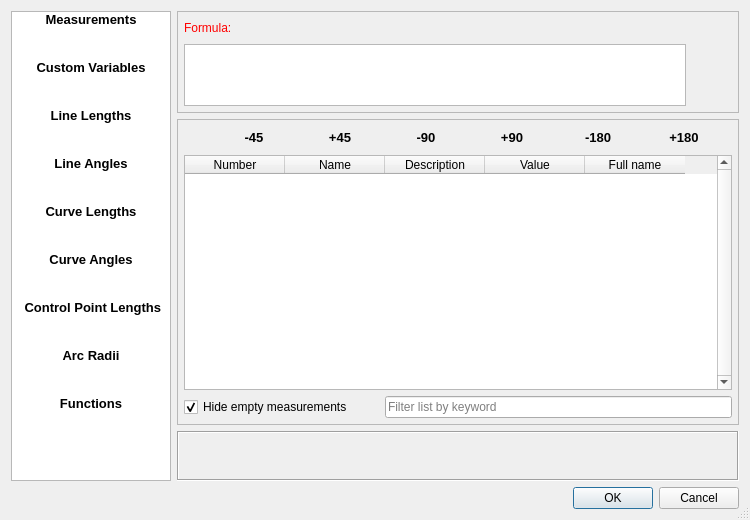
<?xml version="1.0" encoding="UTF-8"?>
<ui version="4.0">
 <class>EditFormulaDialog</class>
 <widget class="QDialog" name="EditFormulaDialog">
  <property name="windowModality">
   <enum>Qt::ApplicationModal</enum>
  </property>
  <property name="geometry">
   <rect>
    <x>0</x>
    <y>0</y>
    <width>750</width>
    <height>520</height>
   </rect>
  </property>
  <property name="sizePolicy">
   <sizepolicy hsizetype="Preferred" vsizetype="Fixed">
    <horstretch>0</horstretch>
    <verstretch>0</verstretch>
   </sizepolicy>
  </property>
  <property name="minimumSize">
   <size>
    <width>750</width>
    <height>520</height>
   </size>
  </property>
  <property name="maximumSize">
   <size>
    <width>16777215</width>
    <height>510</height>
   </size>
  </property>
  <property name="windowTitle">
   <string>Edit formula</string>
  </property>
  <property name="windowIcon">
   <iconset resource="../../../vmisc/share/resources/icon.qrc">
    <normaloff>:/tsvg/spectrum/Edit.tsvg</normaloff>:/tsvg/spectrum/Edit.tsvg</iconset>
  </property>
  <property name="sizeGripEnabled">
   <bool>true</bool>
  </property>
  <property name="modal">
   <bool>true</bool>
  </property>
  <layout class="QVBoxLayout" name="verticalLayout_7">
   <item>
    <layout class="QHBoxLayout" name="horizontalLayout_5">
     <item>
      <layout class="QVBoxLayout" name="verticalLayout_3">
       <property name="spacing">
        <number>0</number>
       </property>
       <property name="sizeConstraint">
        <enum>QLayout::SetFixedSize</enum>
       </property>
       <item>
        <widget class="QListWidget" name="menuTab_ListWidget">
         <property name="sizePolicy">
          <sizepolicy hsizetype="Fixed" vsizetype="Preferred">
           <horstretch>0</horstretch>
           <verstretch>0</verstretch>
          </sizepolicy>
         </property>
         <property name="minimumSize">
          <size>
           <width>160</width>
           <height>0</height>
          </size>
         </property>
         <property name="maximumSize">
          <size>
           <width>160</width>
           <height>16777215</height>
          </size>
         </property>
         <property name="font">
          <font>
           <pointsize>10</pointsize>
           <bold>true</bold>
          </font>
         </property>
         <property name="styleSheet">
          <string notr="true">color: rgb(255, 255, 255);
selection-color: rgb(230, 230, 230);
background-color: qlineargradient(spread:pad, x1:0, y1:0, x2:1, y2:0, stop:0 rgba(0, 0, 0, 255), stop:1 rgba(200, 200, 200, 255));

QListWidget::item:selected {
     border: 1px solid #6a6ea9;
 }
</string>
         </property>
         <property name="verticalScrollBarPolicy">
          <enum>Qt::ScrollBarAlwaysOff</enum>
         </property>
         <property name="horizontalScrollBarPolicy">
          <enum>Qt::ScrollBarAlwaysOff</enum>
         </property>
         <property name="autoScroll">
          <bool>false</bool>
         </property>
         <property name="autoScrollMargin">
          <number>0</number>
         </property>
         <property name="showDropIndicator" stdset="0">
          <bool>false</bool>
         </property>
         <property name="selectionBehavior">
          <enum>QAbstractItemView::SelectItems</enum>
         </property>
         <property name="iconSize">
          <size>
           <width>0</width>
           <height>0</height>
          </size>
         </property>
         <property name="textElideMode">
          <enum>Qt::ElideNone</enum>
         </property>
         <property name="resizeMode">
          <enum>QListView::Adjust</enum>
         </property>
         <property name="layoutMode">
          <enum>QListView::SinglePass</enum>
         </property>
         <property name="spacing">
          <number>0</number>
         </property>
         <property name="gridSize">
          <size>
           <width>180</width>
           <height>48</height>
          </size>
         </property>
         <property name="viewMode">
          <enum>QListView::ListMode</enum>
         </property>
         <property name="uniformItemSizes">
          <bool>false</bool>
         </property>
         <property name="batchSize">
          <number>100</number>
         </property>
         <property name="selectionRectVisible">
          <bool>false</bool>
         </property>
         <property name="itemAlignment">
          <set>Qt::AlignCenter</set>
         </property>
         <item>
          <property name="text">
           <string>Measurements</string>
          </property>
          <property name="font">
           <font>
            <pointsize>10</pointsize>
            <bold>true</bold>
           </font>
          </property>
          <property name="textAlignment">
           <set>AlignCenter</set>
          </property>
          <property name="background">
           <brush brushstyle="NoBrush">
            <color alpha="255">
             <red>255</red>
             <green>255</green>
             <blue>255</blue>
            </color>
           </brush>
          </property>
         </item>
         <item>
          <property name="text">
           <string>Custom Variables</string>
          </property>
          <property name="font">
           <font>
            <pointsize>10</pointsize>
           </font>
          </property>
          <property name="textAlignment">
           <set>AlignCenter</set>
          </property>
         </item>
         <item>
          <property name="text">
           <string>Line Lengths</string>
          </property>
          <property name="textAlignment">
           <set>AlignCenter</set>
          </property>
         </item>
         <item>
          <property name="text">
           <string>Line Angles</string>
          </property>
          <property name="textAlignment">
           <set>AlignCenter</set>
          </property>
         </item>
         <item>
          <property name="text">
           <string>Curve Lengths</string>
          </property>
          <property name="textAlignment">
           <set>AlignCenter</set>
          </property>
         </item>
         <item>
          <property name="text">
           <string>Curve Angles</string>
          </property>
          <property name="textAlignment">
           <set>AlignCenter</set>
          </property>
         </item>
         <item>
          <property name="text">
           <string> Control Point Lengths</string>
          </property>
          <property name="textAlignment">
           <set>AlignCenter</set>
          </property>
         </item>
         <item>
          <property name="text">
           <string>Arc Radii</string>
          </property>
          <property name="textAlignment">
           <set>AlignCenter</set>
          </property>
         </item>
         <item>
          <property name="text">
           <string>Functions</string>
          </property>
          <property name="textAlignment">
           <set>AlignCenter</set>
          </property>
         </item>
        </widget>
       </item>
      </layout>
     </item>
     <item>
      <layout class="QVBoxLayout" name="verticalLayout_2">
       <item>
        <widget class="QFrame" name="top_Frame">
         <property name="minimumSize">
          <size>
           <width>0</width>
           <height>0</height>
          </size>
         </property>
         <property name="maximumSize">
          <size>
           <width>16777215</width>
           <height>116</height>
          </size>
         </property>
         <property name="frameShape">
          <enum>QFrame::StyledPanel</enum>
         </property>
         <property name="frameShadow">
          <enum>QFrame::Sunken</enum>
         </property>
         <layout class="QVBoxLayout" name="verticalLayout_4">
          <property name="leftMargin">
           <number>6</number>
          </property>
          <property name="topMargin">
           <number>6</number>
          </property>
          <property name="rightMargin">
           <number>6</number>
          </property>
          <property name="bottomMargin">
           <number>6</number>
          </property>
          <item>
           <layout class="QHBoxLayout" name="horizontalLayout_2">
            <item alignment="Qt::AlignLeft">
             <widget class="QLabel" name="labelEditFormula">
              <property name="sizePolicy">
               <sizepolicy hsizetype="Fixed" vsizetype="Preferred">
                <horstretch>0</horstretch>
                <verstretch>0</verstretch>
               </sizepolicy>
              </property>
              <property name="palette">
               <palette>
                <active>
                 <colorrole role="WindowText">
                  <brush brushstyle="SolidPattern">
                   <color alpha="255">
                    <red>255</red>
                    <green>0</green>
                    <blue>0</blue>
                   </color>
                  </brush>
                 </colorrole>
                </active>
                <inactive>
                 <colorrole role="WindowText">
                  <brush brushstyle="SolidPattern">
                   <color alpha="255">
                    <red>255</red>
                    <green>0</green>
                    <blue>0</blue>
                   </color>
                  </brush>
                 </colorrole>
                </inactive>
                <disabled>
                 <colorrole role="WindowText">
                  <brush brushstyle="SolidPattern">
                   <color alpha="255">
                    <red>159</red>
                    <green>158</green>
                    <blue>158</blue>
                   </color>
                  </brush>
                 </colorrole>
                </disabled>
               </palette>
              </property>
              <property name="text">
               <string>Formula:</string>
              </property>
             </widget>
            </item>
            <item>
             <widget class="QLabel" name="labelResultCalculation">
              <property name="sizePolicy">
               <sizepolicy hsizetype="Expanding" vsizetype="Preferred">
                <horstretch>0</horstretch>
                <verstretch>0</verstretch>
               </sizepolicy>
              </property>
              <property name="minimumSize">
               <size>
                <width>80</width>
                <height>0</height>
               </size>
              </property>
              <property name="toolTip">
               <string>Value</string>
              </property>
              <property name="whatsThis">
               <string notr="true"/>
              </property>
              <property name="text">
               <string notr="true"/>
              </property>
             </widget>
            </item>
            <item>
             <spacer name="horizontalSpacer">
              <property name="orientation">
               <enum>Qt::Horizontal</enum>
              </property>
              <property name="sizeHint" stdset="0">
               <size>
                <width>40</width>
                <height>20</height>
               </size>
              </property>
             </spacer>
            </item>
           </layout>
          </item>
          <item>
           <layout class="QHBoxLayout" name="horizontalLayout">
            <item>
             <widget class="ExpandingTextEdit" name="plainTextEditFormula">
              <property name="sizePolicy">
               <sizepolicy hsizetype="Expanding" vsizetype="Preferred">
                <horstretch>0</horstretch>
                <verstretch>0</verstretch>
               </sizepolicy>
              </property>
              <property name="minimumSize">
               <size>
                <width>0</width>
                <height>62</height>
               </size>
              </property>
              <property name="maximumSize">
               <size>
                <width>16777215</width>
                <height>62</height>
               </size>
              </property>
              <property name="toolTip">
               <string>Calculation</string>
              </property>
              <property name="tabChangesFocus">
               <bool>true</bool>
              </property>
             </widget>
            </item>
            <item>
             <layout class="QVBoxLayout" name="verticalLayout_6">
              <property name="spacing">
               <number>0</number>
              </property>
              <item>
               <widget class="QPushButton" name="clear_PushButton">
                <property name="sizePolicy">
                 <sizepolicy hsizetype="Fixed" vsizetype="Fixed">
                  <horstretch>0</horstretch>
                  <verstretch>0</verstretch>
                 </sizepolicy>
                </property>
                <property name="minimumSize">
                 <size>
                  <width>16</width>
                  <height>16</height>
                 </size>
                </property>
                <property name="maximumSize">
                 <size>
                  <width>16777215</width>
                  <height>16777215</height>
                 </size>
                </property>
                <property name="focusPolicy">
                 <enum>Qt::StrongFocus</enum>
                </property>
                <property name="toolTip">
                 <string>Clear formula</string>
                </property>
                <property name="text">
                 <string/>
                </property>
                <property name="icon">
                 <iconset resource="../../../vmisc/share/resources/icon.qrc">
                  <normaloff>:/tsvg/spectrum/CloseCircle.tsvg</normaloff>:/tsvg/spectrum/CloseCircle.tsvg</iconset>
                </property>
                <property name="iconSize">
                 <size>
                  <width>16</width>
                  <height>16</height>
                 </size>
                </property>
                <property name="autoRepeat">
                 <bool>true</bool>
                </property>
                <property name="autoRepeatDelay">
                 <number>50</number>
                </property>
                <property name="autoRepeatInterval">
                 <number>50</number>
                </property>
                <property name="flat">
                 <bool>true</bool>
                </property>
               </widget>
              </item>
              <item>
               <widget class="QPushButton" name="undo_PushButton">
                <property name="sizePolicy">
                 <sizepolicy hsizetype="Fixed" vsizetype="Fixed">
                  <horstretch>0</horstretch>
                  <verstretch>0</verstretch>
                 </sizepolicy>
                </property>
                <property name="minimumSize">
                 <size>
                  <width>16</width>
                  <height>16</height>
                 </size>
                </property>
                <property name="maximumSize">
                 <size>
                  <width>16777215</width>
                  <height>16777215</height>
                 </size>
                </property>
                <property name="focusPolicy">
                 <enum>Qt::StrongFocus</enum>
                </property>
                <property name="toolTip">
                 <string>Reset to original formula</string>
                </property>
                <property name="text">
                 <string/>
                </property>
                <property name="icon">
                 <iconset resource="../../../vmisc/share/resources/theme.qrc">
                  <normaloff>:/tsvg/spectrum/Undo.tsvg</normaloff>:/tsvg/spectrum/Undo.tsvg</iconset>
                </property>
                <property name="iconSize">
                 <size>
                  <width>16</width>
                  <height>16</height>
                 </size>
                </property>
                <property name="autoRepeat">
                 <bool>true</bool>
                </property>
                <property name="autoRepeatDelay">
                 <number>50</number>
                </property>
                <property name="autoRepeatInterval">
                 <number>50</number>
                </property>
                <property name="flat">
                 <bool>true</bool>
                </property>
               </widget>
              </item>
             </layout>
            </item>
           </layout>
          </item>
         </layout>
        </widget>
       </item>
       <item>
        <widget class="QFrame" name="bottom_Frame">
         <property name="sizePolicy">
          <sizepolicy hsizetype="Preferred" vsizetype="Preferred">
           <horstretch>0</horstretch>
           <verstretch>0</verstretch>
          </sizepolicy>
         </property>
         <property name="minimumSize">
          <size>
           <width>0</width>
           <height>0</height>
          </size>
         </property>
         <property name="frameShape">
          <enum>QFrame::StyledPanel</enum>
         </property>
         <property name="frameShadow">
          <enum>QFrame::Sunken</enum>
         </property>
         <layout class="QVBoxLayout" name="verticalLayout">
          <property name="leftMargin">
           <number>6</number>
          </property>
          <property name="topMargin">
           <number>6</number>
          </property>
          <property name="rightMargin">
           <number>6</number>
          </property>
          <property name="bottomMargin">
           <number>6</number>
          </property>
          <item>
           <layout class="QVBoxLayout" name="verticalLayout_5">
            <item>
             <layout class="QHBoxLayout" name="horizontalLayout_3">
              <item>
               <widget class="QPushButton" name="insert_PushButton">
                <property name="sizePolicy">
                 <sizepolicy hsizetype="Fixed" vsizetype="Minimum">
                  <horstretch>0</horstretch>
                  <verstretch>0</verstretch>
                 </sizepolicy>
                </property>
                <property name="maximumSize">
                 <size>
                  <width>24</width>
                  <height>24</height>
                 </size>
                </property>
                <property name="focusPolicy">
                 <enum>Qt::StrongFocus</enum>
                </property>
                <property name="toolTip">
                 <string>Insert variable into formula</string>
                </property>
                <property name="text">
                 <string notr="true"/>
                </property>
                <property name="icon">
                 <iconset resource="../../../vmisc/share/resources/icon.qrc">
                  <normaloff>:/tsvg/seamly/insert_fx.tsvg</normaloff>:/tsvg/seamly/insert_fx.tsvg</iconset>
                </property>
                <property name="iconSize">
                 <size>
                  <width>24</width>
                  <height>24</height>
                 </size>
                </property>
                <property name="autoRepeat">
                 <bool>true</bool>
                </property>
                <property name="autoRepeatDelay">
                 <number>50</number>
                </property>
                <property name="autoRepeatInterval">
                 <number>50</number>
                </property>
                <property name="flat">
                 <bool>true</bool>
                </property>
               </widget>
              </item>
              <item>
               <widget class="QPushButton" name="fx_minus_45_PushButton">
                <property name="font">
                 <font>
                  <pointsize>10</pointsize>
                  <bold>true</bold>
                 </font>
                </property>
                <property name="text">
                 <string notr="true">-45</string>
                </property>
                <property name="icon">
                 <iconset resource="../../../vmisc/share/resources/icon.qrc">
                  <normaloff>:/tsvg/seamly/insert_fx.tsvg</normaloff>:/tsvg/seamly/insert_fx.tsvg</iconset>
                </property>
                <property name="iconSize">
                 <size>
                  <width>24</width>
                  <height>24</height>
                 </size>
                </property>
                <property name="flat">
                 <bool>true</bool>
                </property>
               </widget>
              </item>
              <item>
               <widget class="QPushButton" name="fx_plus_45_PushButton">
                <property name="font">
                 <font>
                  <pointsize>10</pointsize>
                  <bold>true</bold>
                 </font>
                </property>
                <property name="text">
                 <string notr="true">+45</string>
                </property>
                <property name="icon">
                 <iconset resource="../../../vmisc/share/resources/icon.qrc">
                  <normaloff>:/tsvg/seamly/insert_fx.tsvg</normaloff>:/tsvg/seamly/insert_fx.tsvg</iconset>
                </property>
                <property name="iconSize">
                 <size>
                  <width>24</width>
                  <height>24</height>
                 </size>
                </property>
                <property name="flat">
                 <bool>true</bool>
                </property>
               </widget>
              </item>
              <item>
               <widget class="QPushButton" name="fx_minus_90_PushButton">
                <property name="sizePolicy">
                 <sizepolicy hsizetype="Minimum" vsizetype="Minimum">
                  <horstretch>0</horstretch>
                  <verstretch>0</verstretch>
                 </sizepolicy>
                </property>
                <property name="maximumSize">
                 <size>
                  <width>16777215</width>
                  <height>24</height>
                 </size>
                </property>
                <property name="font">
                 <font>
                  <pointsize>10</pointsize>
                  <bold>true</bold>
                 </font>
                </property>
                <property name="text">
                 <string notr="true">-90</string>
                </property>
                <property name="icon">
                 <iconset resource="../../../vmisc/share/resources/icon.qrc">
                  <normaloff>:/tsvg/seamly/insert_fx.tsvg</normaloff>:/tsvg/seamly/insert_fx.tsvg</iconset>
                </property>
                <property name="iconSize">
                 <size>
                  <width>24</width>
                  <height>24</height>
                 </size>
                </property>
                <property name="flat">
                 <bool>true</bool>
                </property>
               </widget>
              </item>
              <item>
               <widget class="QPushButton" name="fx_plus_90_PushButton">
                <property name="sizePolicy">
                 <sizepolicy hsizetype="Minimum" vsizetype="Minimum">
                  <horstretch>0</horstretch>
                  <verstretch>0</verstretch>
                 </sizepolicy>
                </property>
                <property name="maximumSize">
                 <size>
                  <width>16777215</width>
                  <height>24</height>
                 </size>
                </property>
                <property name="font">
                 <font>
                  <pointsize>10</pointsize>
                  <bold>true</bold>
                 </font>
                </property>
                <property name="text">
                 <string notr="true">+90</string>
                </property>
                <property name="icon">
                 <iconset resource="../../../vmisc/share/resources/icon.qrc">
                  <normaloff>:/tsvg/seamly/insert_fx.tsvg</normaloff>:/tsvg/seamly/insert_fx.tsvg</iconset>
                </property>
                <property name="iconSize">
                 <size>
                  <width>24</width>
                  <height>24</height>
                 </size>
                </property>
                <property name="flat">
                 <bool>true</bool>
                </property>
               </widget>
              </item>
              <item>
               <widget class="QPushButton" name="fx_minus_180_PushButton">
                <property name="sizePolicy">
                 <sizepolicy hsizetype="Minimum" vsizetype="Minimum">
                  <horstretch>0</horstretch>
                  <verstretch>0</verstretch>
                 </sizepolicy>
                </property>
                <property name="maximumSize">
                 <size>
                  <width>16777215</width>
                  <height>24</height>
                 </size>
                </property>
                <property name="font">
                 <font>
                  <pointsize>10</pointsize>
                  <bold>true</bold>
                 </font>
                </property>
                <property name="text">
                 <string notr="true">-180</string>
                </property>
                <property name="icon">
                 <iconset resource="../../../vmisc/share/resources/icon.qrc">
                  <normaloff>:/tsvg/seamly/insert_fx.tsvg</normaloff>:/tsvg/seamly/insert_fx.tsvg</iconset>
                </property>
                <property name="iconSize">
                 <size>
                  <width>24</width>
                  <height>24</height>
                 </size>
                </property>
                <property name="flat">
                 <bool>true</bool>
                </property>
               </widget>
              </item>
              <item>
               <widget class="QPushButton" name="fx_plus_180_PushButton">
                <property name="sizePolicy">
                 <sizepolicy hsizetype="Minimum" vsizetype="Minimum">
                  <horstretch>0</horstretch>
                  <verstretch>0</verstretch>
                 </sizepolicy>
                </property>
                <property name="maximumSize">
                 <size>
                  <width>16777215</width>
                  <height>24</height>
                 </size>
                </property>
                <property name="font">
                 <font>
                  <pointsize>10</pointsize>
                  <bold>true</bold>
                 </font>
                </property>
                <property name="text">
                 <string notr="true">+180</string>
                </property>
                <property name="icon">
                 <iconset resource="../../../vmisc/share/resources/icon.qrc">
                  <normaloff>:/tsvg/seamly/insert_fx.tsvg</normaloff>:/tsvg/seamly/insert_fx.tsvg</iconset>
                </property>
                <property name="iconSize">
                 <size>
                  <width>24</width>
                  <height>24</height>
                 </size>
                </property>
                <property name="flat">
                 <bool>true</bool>
                </property>
               </widget>
              </item>
              <item>
               <spacer name="horizontalSpacer_2">
                <property name="orientation">
                 <enum>Qt::Horizontal</enum>
                </property>
                <property name="sizeHint" stdset="0">
                 <size>
                  <width>40</width>
                  <height>20</height>
                 </size>
                </property>
               </spacer>
              </item>
             </layout>
            </item>
            <item>
             <widget class="QTableWidget" name="tableWidget">
              <property name="sizePolicy">
               <sizepolicy hsizetype="Expanding" vsizetype="Expanding">
                <horstretch>0</horstretch>
                <verstretch>0</verstretch>
               </sizepolicy>
              </property>
              <property name="minimumSize">
               <size>
                <width>0</width>
                <height>0</height>
               </size>
              </property>
              <property name="cursor" stdset="0">
               <cursorShape>PointingHandCursor</cursorShape>
              </property>
              <property name="styleSheet">
               <string notr="true"/>
              </property>
              <property name="frameShape">
               <enum>QFrame::StyledPanel</enum>
              </property>
              <property name="verticalScrollBarPolicy">
               <enum>Qt::ScrollBarAlwaysOn</enum>
              </property>
              <property name="sizeAdjustPolicy">
               <enum>QAbstractScrollArea::AdjustIgnored</enum>
              </property>
              <property name="autoScroll">
               <bool>true</bool>
              </property>
              <property name="autoScrollMargin">
               <number>16</number>
              </property>
              <property name="showGrid">
               <bool>false</bool>
              </property>
              <property name="sortingEnabled">
               <bool>true</bool>
              </property>
              <property name="cornerButtonEnabled">
               <bool>false</bool>
              </property>
              <property name="columnCount">
               <number>5</number>
              </property>
              <attribute name="horizontalHeaderMinimumSectionSize">
               <number>100</number>
              </attribute>
              <attribute name="horizontalHeaderDefaultSectionSize">
               <number>100</number>
              </attribute>
              <attribute name="horizontalHeaderStretchLastSection">
               <bool>false</bool>
              </attribute>
              <attribute name="verticalHeaderVisible">
               <bool>false</bool>
              </attribute>
              <attribute name="verticalHeaderHighlightSections">
               <bool>false</bool>
              </attribute>
              <attribute name="verticalHeaderStretchLastSection">
               <bool>false</bool>
              </attribute>
              <column>
               <property name="text">
                <string>Number</string>
               </property>
              </column>
              <column>
               <property name="text">
                <string>Name</string>
               </property>
              </column>
              <column>
               <property name="text">
                <string>Description</string>
               </property>
              </column>
              <column>
               <property name="text">
                <string>Value</string>
               </property>
              </column>
              <column>
               <property name="text">
                <string>Full name</string>
               </property>
              </column>
             </widget>
            </item>
            <item>
             <layout class="QHBoxLayout" name="horizontalLayout_4">
              <item>
               <widget class="QCheckBox" name="checkBoxHideEmpty">
                <property name="sizePolicy">
                 <sizepolicy hsizetype="Fixed" vsizetype="Fixed">
                  <horstretch>0</horstretch>
                  <verstretch>0</verstretch>
                 </sizepolicy>
                </property>
                <property name="toolTip">
                 <string>Hides measurement variables that have no value</string>
                </property>
                <property name="text">
                 <string>Hide empty measurements</string>
                </property>
                <property name="checked">
                 <bool>true</bool>
                </property>
               </widget>
              </item>
              <item>
               <widget class="QLabel" name="label">
                <property name="sizePolicy">
                 <sizepolicy hsizetype="Fixed" vsizetype="Fixed">
                  <horstretch>0</horstretch>
                  <verstretch>0</verstretch>
                 </sizepolicy>
                </property>
                <property name="minimumSize">
                 <size>
                  <width>20</width>
                  <height>20</height>
                 </size>
                </property>
                <property name="maximumSize">
                 <size>
                  <width>20</width>
                  <height>20</height>
                 </size>
                </property>
                <property name="toolTip">
                 <string>Filter variable list by keyword</string>
                </property>
                <property name="text">
                 <string/>
                </property>
                <property name="pixmap">
                 <pixmap resource="../../../vmisc/share/resources/icon.qrc">:/tsvg/spectrum/Filter.tsvg</pixmap>
                </property>
                <property name="scaledContents">
                 <bool>true</bool>
                </property>
               </widget>
              </item>
              <item>
               <widget class="QLineEdit" name="filterFormulaInputs">
                <property name="toolTip">
                 <string>Filter variable list by keyword</string>
                </property>
                <property name="placeholderText">
                 <string>Filter list by keyword</string>
                </property>
                <property name="clearButtonEnabled">
                 <bool>true</bool>
                </property>
               </widget>
              </item>
             </layout>
            </item>
           </layout>
          </item>
         </layout>
        </widget>
       </item>
       <item>
        <widget class="QLabel" name="info_Label">
         <property name="sizePolicy">
          <sizepolicy hsizetype="Expanding" vsizetype="Preferred">
           <horstretch>0</horstretch>
           <verstretch>0</verstretch>
          </sizepolicy>
         </property>
         <property name="minimumSize">
          <size>
           <width>0</width>
           <height>50</height>
          </size>
         </property>
         <property name="frameShape">
          <enum>QFrame::Box</enum>
         </property>
         <property name="frameShadow">
          <enum>QFrame::Sunken</enum>
         </property>
         <property name="text">
          <string/>
         </property>
         <property name="wordWrap">
          <bool>true</bool>
         </property>
        </widget>
       </item>
      </layout>
     </item>
    </layout>
   </item>
   <item>
    <widget class="QDialogButtonBox" name="buttonBox">
     <property name="orientation">
      <enum>Qt::Horizontal</enum>
     </property>
     <property name="standardButtons">
      <set>QDialogButtonBox::Cancel|QDialogButtonBox::Ok</set>
     </property>
    </widget>
   </item>
  </layout>
 </widget>
 <customwidgets>
  <customwidget>
   <class>ExpandingTextEdit</class>
   <extends>QPlainTextEdit</extends>
   <header>expandingtextedit.h</header>
  </customwidget>
 </customwidgets>
 <tabstops>
  <tabstop>menuTab_ListWidget</tabstop>
  <tabstop>plainTextEditFormula</tabstop>
  <tabstop>clear_PushButton</tabstop>
  <tabstop>undo_PushButton</tabstop>
  <tabstop>insert_PushButton</tabstop>
  <tabstop>fx_minus_45_PushButton</tabstop>
  <tabstop>fx_plus_45_PushButton</tabstop>
  <tabstop>fx_minus_90_PushButton</tabstop>
  <tabstop>fx_plus_90_PushButton</tabstop>
  <tabstop>fx_minus_180_PushButton</tabstop>
  <tabstop>fx_plus_180_PushButton</tabstop>
  <tabstop>tableWidget</tabstop>
  <tabstop>checkBoxHideEmpty</tabstop>
  <tabstop>filterFormulaInputs</tabstop>
 </tabstops>
 <resources>
  <include location="../../../vmisc/share/resources/icon.qrc"/>
  <include location="../../../vmisc/share/resources/theme.qrc"/>
 </resources>
 <connections>
  <connection>
   <sender>buttonBox</sender>
   <signal>accepted()</signal>
   <receiver>EditFormulaDialog</receiver>
   <slot>accept()</slot>
   <hints>
    <hint type="sourcelabel">
     <x>248</x>
     <y>254</y>
    </hint>
    <hint type="destinationlabel">
     <x>157</x>
     <y>274</y>
    </hint>
   </hints>
  </connection>
  <connection>
   <sender>buttonBox</sender>
   <signal>rejected()</signal>
   <receiver>EditFormulaDialog</receiver>
   <slot>reject()</slot>
   <hints>
    <hint type="sourcelabel">
     <x>316</x>
     <y>260</y>
    </hint>
    <hint type="destinationlabel">
     <x>286</x>
     <y>274</y>
    </hint>
   </hints>
  </connection>
 </connections>
</ui>
